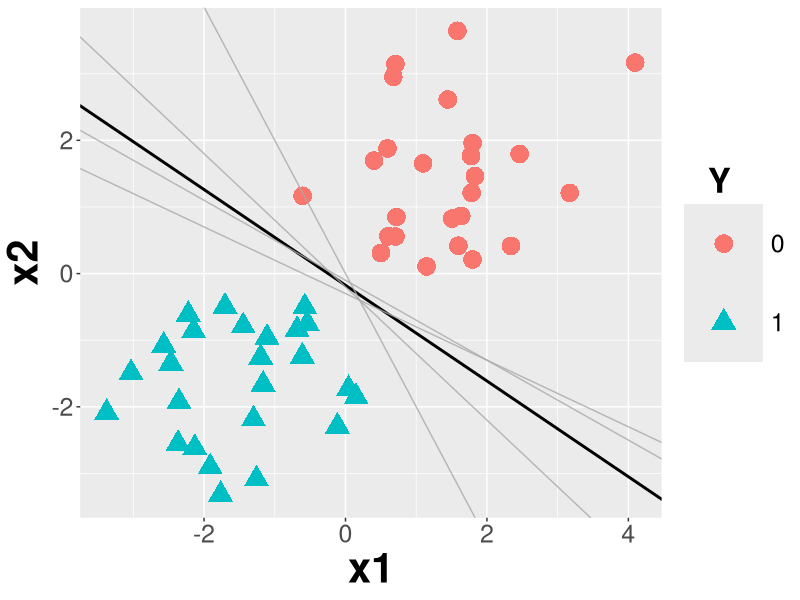
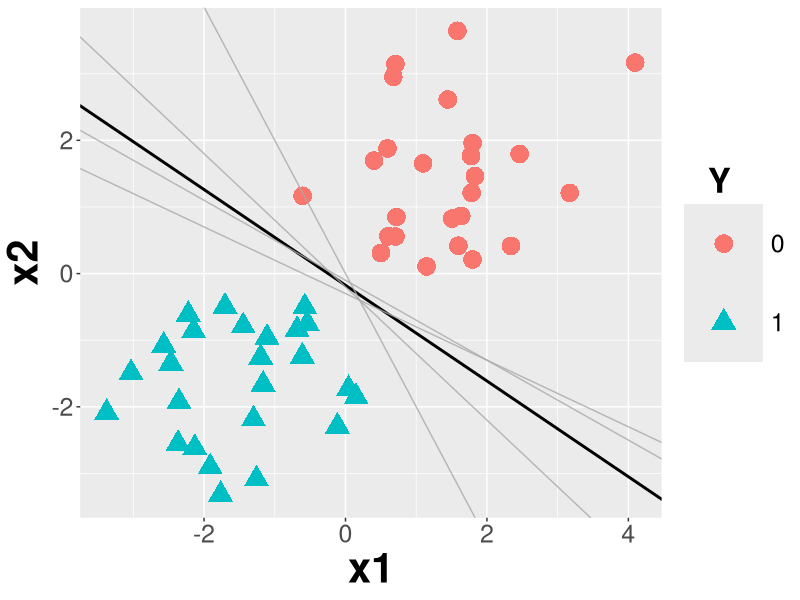

Source code (R) for these figures, in order:
library(mlbench)
library(kernlab)
library(ggplot2)

set.seed(9)

data = mlbench.twonorm(n = 50, d = 2)
data = as.data.frame(data)
X = as.matrix(data[, 1:2])
y = data$classes

colnames(data) <- c("x.1", "x.2", "Y")

mod_logreg = glm(Y ~ ., data = data, family = binomial())

classif_plot <- ggplot(aes(x = x.1, y = x.2, group = Y), data = data) + 
  geom_point(size = 6, aes(shape = Y, color = Y)) +
  geom_abline(intercept = - coef(mod_logreg)[1] / coef(mod_logreg)[2],
              slope = - coef(mod_logreg)[2] / coef(mod_logreg)[3],
              color = "black", lwd = 1) +
  xlab("x1") + ylab("x2") +
  scale_color_discrete(labels = c("0", "1")) +
  scale_shape_discrete(labels = c("0", "1")) +
  theme(axis.text = element_text(size = 18),
        axis.title = element_text(size = 30, face = "bold"), 
        legend.key.size = unit(2, 'cm'),
        legend.title = element_text(size = 25, face = "bold"),
        legend.text = element_text(size = 18),
        legend.title.align = 0.3)

hyp_classif <- classif_plot +
  geom_abline(intercept = 0,
              slope = -2, color = "darkgrey",
              lwd = 0.5, alpha = 0.8) +
  geom_abline(intercept = -0.2,
              slope = -1, color = "darkgrey",
              lwd = 0.5, alpha = 0.8) +
  geom_abline(intercept = -0.1,
              slope = -0.6, color = "darkgrey",
              lwd = 0.5, alpha = 0.8) +
  geom_abline(intercept = -0.3,
              slope = -0.5, color = "darkgrey",
              lwd = 0.5, alpha = 0.8)
hyp_classif
ggsave(filename = "../figure/nutshell-ml-basics-hypothesisspace-classif.png", 
       plot = hyp_classif, width = 16, height = 11, units = "in")
